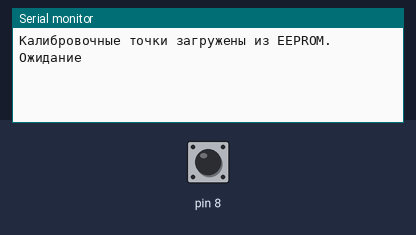
This sketch was run on a simulated Arduino Uno, built with avr-gcc and run on an emulated ATmega328P. On the bench: the last lines printed to the serial monitor. The test bench sets the inputs (shaded band); at power-on: pin 8 HIGH. No radio packets arrive unless stated.

Above: at 1.2 s.
1.3 s: pin 8 pulled LOW for 0.15 s
At 2.8 s:
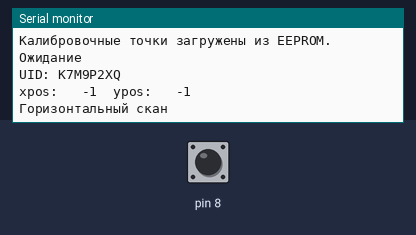
At 6.9 s:
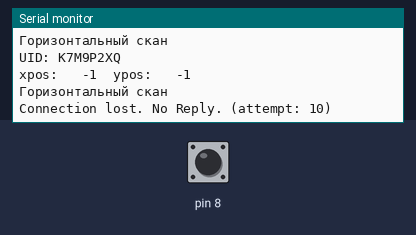
Timing chart, 0 to 8.4 s (numbered marks = the images above; inputs shaded):
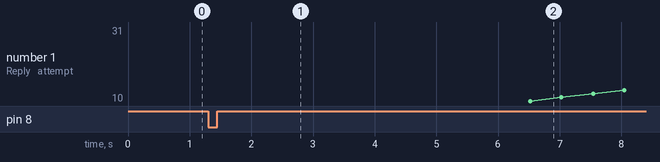

Measured:
- after the input at 1.3 s, the serial monitor: prints a new line after 0.67 s (image 1)

The sketch:

transmiter_v3.ino
```cpp
#include <SPI.h>
#include <Wire.h>
#include <stdio.h>
#include <RF24.h>
#include <EEPROM.h>

RF24 radio(9, 10);
const byte address[6] = "00152";

const int fputchar(const char ch, FILE *stream) {
  Serial.write(ch);
  return ch;
}
static FILE *sstream = fdevopen(fputchar, NULL);

typedef struct {
  int xpos;
  int ypos;
  int uid;
  int state;
} payload;
payload res;

void setup() {
  stdout = sstream;
  Serial.begin(115200);

  radio.begin();
  radio.openWritingPipe(address);
  radio.openReadingPipe(1, address);
  radio.setPALevel(RF24_PA_MAX);
  radio.stopListening();

  pinMode(8, INPUT_PULLUP);

  loadCalibrationPoints();

  Serial.println("Ожидание");
}

bool ok = false;
int sendAttempt = 0;

int mode = 0;
const int stepDelay = 1000;
unsigned long prevMillis = 0;
int prevMode = 0;

int posesx[36] = {};
int posesy[36] = {};

void loop() {
  if (mode == 0) {
    led(1);
    while (digitalRead(8)) {
      delay(10);
    }
    delay(150);
    prevMillis = millis();
    mode = 1;
    return;
  }

  if (millis() - prevMillis >= stepDelay) {
    mode++;
    prevMillis = millis();
  }

  if (mode >= 1 && mode <= 36) {
    mv(posesx[mode - 1], posesy[mode - 1]);
  } else if (mode > 36) {
    mv(0, 0);
    mode = 0;
    Serial.println("возврат в начальное положение");
    return;
  }

  sendto();

  if (prevMode != mode) {
    prevMode = mode;

    printf("\n\n\n\n\n\n\n\n\n\n\n\n\n\n\n\n\n\n\n\n\n\n\n\n\n\n\n\n\n\n\n\n\n\n\n\n\n\n");
    printf("UID: K7M9P2XQ\n");
    printf("xpos: %4d  ypos: %4d\n", res.xpos, res.ypos);

    if (mode == 0) {
      printf("Возврат к начальному состоянию\n");
    } else if (mode <= 9) {
      printf("Горизонтальный скан\n");
    } else if (mode <= 18) {
      printf("Вертикальный скан\n");
    } else if (mode <= 27) {
      printf("Диагональный скан 1\n");
    } else {
      printf("Диагональный скан 2\n");
    }
  }
}

void sendto() {
  radio.stopListening();
  ok = radio.write(&res, sizeof(res));

  radio.startListening();

  unsigned long startWait = millis();
  bool replyReceived = false;

  while (millis() - startWait < 500) {
    if (radio.available()) {
      payload reply;
      radio.read(&reply, sizeof(reply));
      replyReceived = true;
      break;
    }
    delay(5);
  }

  if (!replyReceived) {
    sendAttempt++;
    if (sendAttempt >= 10) {
      printf("Connection lost. No Reply. (attempt: %d)\n", sendAttempt);
    }
    if (sendAttempt >= 500) {
      printf("FAIL! Resetting...\n");
      sendAttempt = 0;
      mode = 0;
    }
    radio.stopListening();
  } else {
    sendAttempt = 0;
    radio.stopListening();
  }
  ok = false;
}

void loadCalibrationPoints() {
  const int START_ADDR_X = 0;
  const int START_ADDR_Y = 72;

  for (int i = 0; i < 36; i++) {
    int tempX;
    int tempY;

    EEPROM.get(START_ADDR_X + i * 2, tempX);
    EEPROM.get(START_ADDR_Y + i * 2, tempY);

    posesx[i] = tempX;
    posesy[i] = tempY;
  }

  Serial.println("Калибровочные точки загружены из EEPROM.");
}

void mv(int x, int y) {
  res.xpos = x;
  res.ypos = y;
}
void led(int value) {
  res.state = value;
}
```
